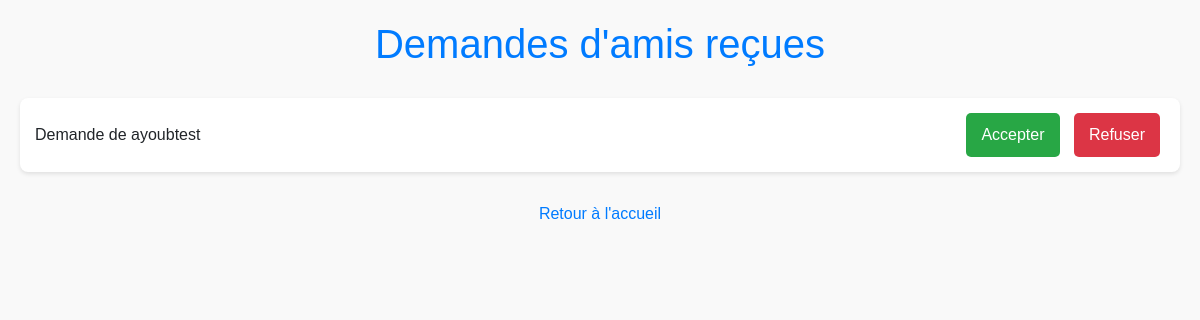
/friend_requests (signed in), run on an earlier commit of the app's database.
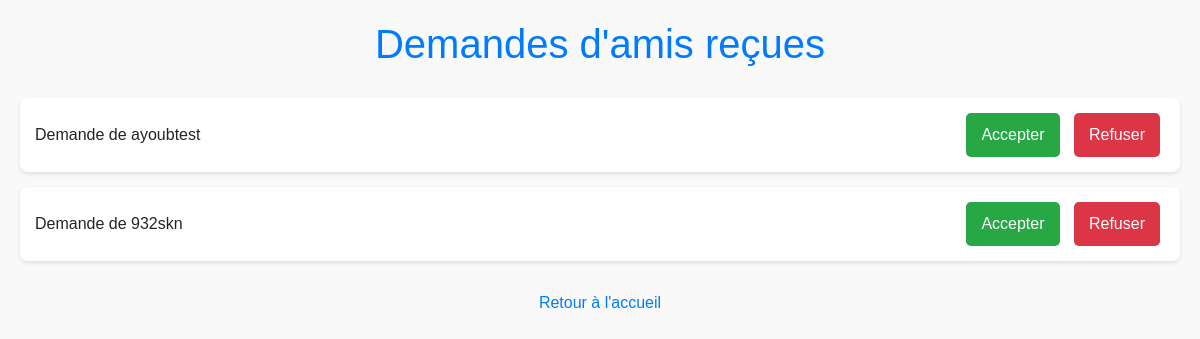
And on a later commit of the database.
### models.py (models this page shows)
class FriendRequest(db.Model):
    id = db.Column(db.Integer, primary_key=True)
    sender_id = db.Column(db.Integer, db.ForeignKey('user.id'), nullable=False)
    receiver_id = db.Column(db.Integer, db.ForeignKey('user.id'), nullable=False)
    status = db.Column(db.String(20), default='pending')  # pending, accepted, rejected
    timestamp = db.Column(db.DateTime, default=db.func.current_timestamp())
    sender = db.relationship('User', foreign_keys=[sender_id])
    receiver = db.relationship('User', foreign_keys=[receiver_id])

class User(UserMixin, db.Model):
    id = db.Column(db.Integer, primary_key=True)
    username = db.Column(db.String(150), unique=True, nullable=False)
    password = db.Column(db.String(150), nullable=False)

### app.py (the view)
@app.route('/friend_requests', methods=['GET'])
@login_required
def friend_requests():
    requests = FriendRequest.query.filter_by(receiver_id=current_user.id, status='pending').all()
    return render_template('friend_requests.html', requests=requests)

### app.py (called while the page is built)
@login_manager.user_loader
def load_user(user_id):
    return db.session.get(User, int(user_id))  # Correctif pour éviter LegacyAPIWarning

### templates/friend_requests.html (shortened to what this page needs)
<!DOCTYPE html>
<html lang="en">
<head>
    <link href="https://cdn.jsdelivr.net/npm/bootstrap@5.1.3/dist/css/bootstrap.min.css" rel="stylesheet">
</head>
<body>
    <h1>Demandes d'amis reçues</h1>
    <ul>
        {% for req in requests %}
            <li>
                <span>Demande de {{ req.sender.username }}</span>
                <form method="POST" action="{{ url_for('respond_to_request', request_id=req.id) }}" class="form-inline">
                    <button type="submit" name="action" value="accept">Accepter</button>
                    <button type="submit" name="action" value="reject">Refuser</button>
                </form>
            </li>
        {% endfor %}
    </ul>
    <p><a href="{{ url_for('index') }}">Retour à l'accueil</a></p>
</body>
</html>

### templates/friend_requests.html (style rules this page uses)
body { background-color: #f9f9f9; font-family: 'Arial', sans-serif; margin: 0; padding: 20px; }
h1 { color: #007bff; text-align: center; margin-bottom: 30px; }
ul { list-style-type: none; padding: 0; }
li { background-color: #ffffff; padding: 15px; border-radius: 8px; margin-bottom: 15px; box-shadow: 0 2px 4px rgba(0, 0, 0, 0.1); display: flex; justify-content: space-between; align-items: center; }
.form-inline button { margin: 0 5px; }
button { border-radius: 5px; padding: 10px 15px; border: none; cursor: pointer; }
button[name="action"][value="accept"] { background-color: #28a745; color: white; }
button[name="action"][value="reject"] { background-color: #dc3545; color: white; }
a { display: block; text-align: center; margin-top: 30px; color: #007bff; text-decoration: none; }

What changed in the data, as far as the page shows it:
added FriendRequest: sender.username "932skn"
